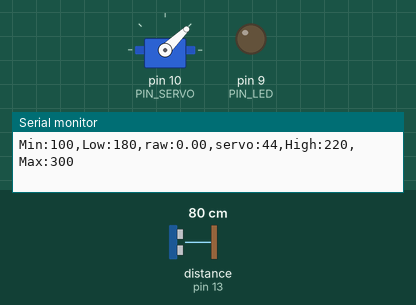
Simulated run of this sketch. Board: Arduino Uno, built with avr-gcc and run on an emulated ATmega328P. On the bench: servo, output pins drawn as LEDs (lit = HIGH), the last lines printed to the serial monitor. Wiring (inferred from the names in the program): ultrasonic range finder: trigger pin 12; echo pin 13. The test bench sets the inputs (shaded band); at power-on: distance to the obstacle (sensor on pin 13) 80 cm. The echo pulse lasts 58.3 µs per cm; pins used as bus, display or sensor lines are not drawn.

Above: at 1.2 s.
1.3 s: distance to the obstacle (sensor on pin 13) set to 33 cm
2.8 s: distance to the obstacle (sensor on pin 13) set to 28 cm
At 3.2 s:
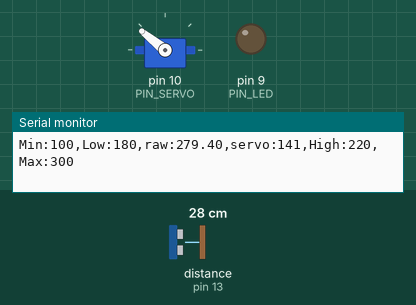
4.3 s: distance to the obstacle (sensor on pin 13) set to 18 cm
7.3 s: distance to the obstacle (sensor on pin 13) set to 2 cm
At 7.9 s:
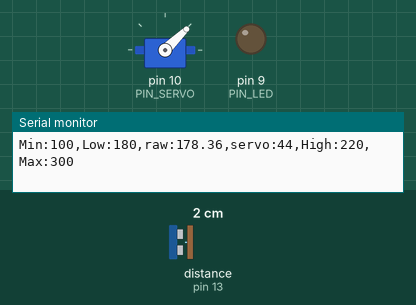
Timing chart, 0 to 9.8 s (numbered marks = the images above; inputs shaded):
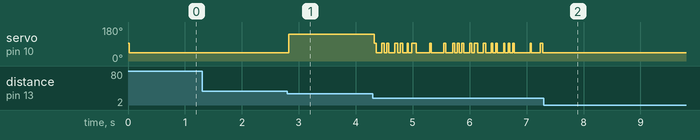

The sketch:

13_example_2.ino
```cpp
#include <Servo.h>

// Arduino pin assignment
#define PIN_LED 9
#define PIN_SERVO 10
#define PIN_TRIG 12
#define PIN_ECHO 13

// configurable parameters
#define SND_VEL 346.0 // sound velocity at 24 celsius degree (unit: m/s)
#define _INTERVAL_DIST  27   // USS interval (unit: ms)
#define _INTERVAL_SERVO 20    // servo interval (unit: ms)
#define _INTERVAL_SERIAL 100     // serial interval (unit: ms)
#define _DIST_MIN 100 // minimum distance to be measured (unit: mm)
#define _DIST_MAX 300 // maximum distance to be measured (unit: mm)

#define _DUTY_MIN 1000 // servo full clockwise position (0 degree)
#define _DUTY_NEU 1500 // servo neutral position (90 degree)
#define _DUTY_MAX 2000 // servo full counterclockwise position (180 degree)

// global variables
float timeout; // unit: us
float dist_min, dist_max, dist_center, dist_raw, dist_prev; // unit: mm
float scale; // used for pulse duration to distance conversion
Servo myservo;
unsigned long last_sampling_time_dist, last_sampling_time_servo, last_sampling_time_serial; // unit: ms
bool event_dist, event_servo, event_serial;

void setup() {
// initialize GPIO pins
  pinMode(PIN_LED,OUTPUT);
  pinMode(PIN_TRIG,OUTPUT);
  digitalWrite(PIN_TRIG, LOW);
  pinMode(PIN_ECHO,INPUT);

  myservo.attach(PIN_SERVO);
  myservo.writeMicroseconds(_DUTY_NEU);

// initialize USS related variables
  dist_min = _DIST_MIN;
  dist_max = _DIST_MAX;
  dist_center = _DIST_MIN + _DIST_MAX / 2.0;
  timeout = (_INTERVAL_DIST / 2) * 1000.0; // precalculate pulseIn() timeout value. (unit: us)
  dist_raw = dist_prev = 0.0; // raw distance output from USS (unit: mm)
  scale = 0.001 * 0.5 * SND_VEL;


// initialize serial port
  Serial.begin(57600);

// initialize event variables
  last_sampling_time_dist = last_sampling_time_servo = last_sampling_time_serial = 0;
  event_dist = event_servo = event_serial = false;

}

void loop() {
// wait until next sampling time.
// millis() returns the number of milliseconds since the program started. Will overflow after 50 days.
  unsigned long time_curr = millis();
  if(time_curr >= last_sampling_time_dist + _INTERVAL_DIST) {
        last_sampling_time_dist += _INTERVAL_DIST;
        event_dist = true;
  }
  if(time_curr >= last_sampling_time_servo + _INTERVAL_SERVO) {
        last_sampling_time_servo += _INTERVAL_SERVO;
        event_servo = true;
  }
  if(time_curr >= last_sampling_time_serial + _INTERVAL_SERIAL) {
        last_sampling_time_serial += _INTERVAL_SERIAL;
        event_serial = true;
  }

  if(event_dist) {
    event_dist = false;
    // get a distance reading from the USS
    dist_raw = USS_measure(PIN_TRIG,PIN_ECHO);
  }

  if(event_servo) {
    event_servo = false;
// adjust servo position according to the USS read value
    if(dist_raw < 180) myservo.writeMicroseconds(_DUTY_MIN);
    else if(dist_raw > 220) myservo.writeMicroseconds(_DUTY_MAX);
    else myservo.writeMicroseconds(_DUTY_NEU);
  }

  if(event_serial) {
    event_serial = false;
// output the read value to the serial port
    Serial.print("Min:100,Low:180,raw:");
    Serial.print(dist_raw);
    Serial.print(",servo:");
    Serial.print(myservo.read());
    Serial.println(",High:220,Max:300");
  }
}

// get a distance reading from USS. return value is in millimeter.
float USS_measure(int TRIG, int ECHO)
{
  float reading;
  digitalWrite(TRIG, HIGH);
  delayMicroseconds(10);
  digitalWrite(TRIG, LOW);
  reading = pulseInLong(ECHO, HIGH, timeout) * scale; // unit: mm
  if(reading < dist_min || reading > dist_max) reading = 0.0; // return 0 when out of range.
  if(reading == 0.0) reading = dist_prev; // range filter
  else dist_prev = reading;
  return reading;
}
```

Measured:
- the behaviour switches between 31 and 30 cm on distance to the obstacle (sensor on pin 13) (found by bisection; images 0 and 1)
- after the input at 2.8 s, servo on pin 10 (PIN_SERVO): 44° → 141° at once
- after the input at 7.3 s, servo on pin 10 (PIN_SERVO): stops changing and stays 44°
